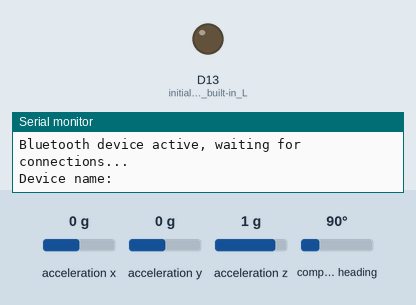
Recording of a sketch running on a simulated Arduino Nano 33 IoT. Parts: output pins drawn as LEDs (lit = HIGH), the last lines printed to the serial monitor. The inputs (shaded band) are chosen by the test bench; at power-on: acceleration x 0 g, acceleration y 0 g, acceleration z 1 g, compass heading 90°. Nothing arrives over Bluetooth unless stated; a phone connects over Bluetooth LE 3 s after start.

Above: at 0.1 s.
At 3.1 s:
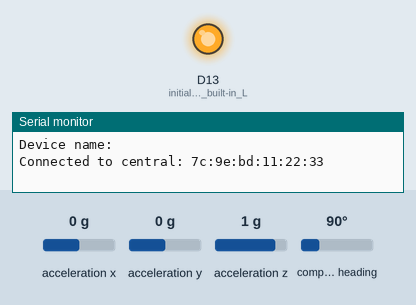
Timing chart, 0 to 4.6 s (numbered marks = the images above):
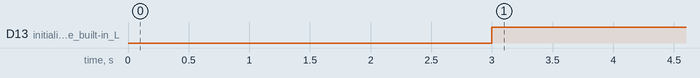

Measured:
- by itself, D13 (initialize_the_built-in_L): LOW → HIGH at 3.0 s

The sketch:

IMU_BLE.ino
```cpp
#include <ArduinoBLE.h>
#include <Wire.h>
#include <Adafruit_Sensor.h>
#include <Adafruit_BNO055.h>
#include <utility/imumaths.h>


#define BNO055_SAMPLERATE_DELAY_MS (100)

Adafruit_BNO055 bno = Adafruit_BNO055(55, 0x28);
 // BLE Service
BLEService imuService("5c8e3119-d78e-4197-8a81-e7037b3ce16"); // Custom UUID

// BLE Characteristic
BLECharacteristic imuCharacteristic("6b90ba69-3581-4c91-9614-ccc1d2178103", BLERead | BLENotify, 12);

long previousMillis = 0;  // last timechecked, in ms

void setup() {
  Serial.begin(115200);    // initialize serial communication

  pinMode(LED_BUILTIN, OUTPUT); // initialize the built-in LED pin to indicate when a central is connected

// begin initialization

  if(!bno.begin())
  {
    /* There was a problem detecting the BNO055 ... check your connections */
    Serial.print("Ooops, no BNO055 detected ... Check your wiring or I2C ADDR!");
    while(1);
  }


  if (!BLE.begin()) {
    Serial.println("starting BLE failed!");
    while (1);
  }
  bno.setExtCrystalUse(true);

  // Setup bluetooth
  BLE.setLocalName("3dMouse");
  BLE.setAdvertisedService(imuService);
  imuService.addCharacteristic(imuCharacteristic);
  BLE.addService(imuService);

  // start advertising
  BLE.advertise();
  Serial.println("Bluetooth device active, waiting for connections...");
  Serial.println("Device name:");
}


// send IMU data
void sendSensorData() {

  sensors_event_t event;
  bno.getEvent(&event);
// read orientation x, y and z eulers

  float distance[3] = {event.acceleration.x, event.acceleration.y, event.acceleration.z};
// Send 3x eulers over bluetooth as 1x byte array
  imuCharacteristic.setValue((byte *) &distance, 16);

}

void loop() {
  // wait for a BLE central
  BLEDevice central = BLE.central();

  // if a BLE central is connected to the peripheral:
  if (central) {
    Serial.print("Connected to central: ");
    // print the central's BT address:
    Serial.println(central.address());
    // turn on the LED to indicate the connection:
    digitalWrite(LED_BUILTIN, HIGH);

    // while the central is connected:
    while (central.connected()) {
      long currentMillis = millis();

      if (currentMillis - previousMillis >= 50) {
        previousMillis = currentMillis;
        sendSensorData();

      }
    }
    // when the central disconnects, turn off the LED:
    digitalWrite(LED_BUILTIN, LOW);
    Serial.print("Disconnected from central: ");
    Serial.println(central.address());
  }
}
```
